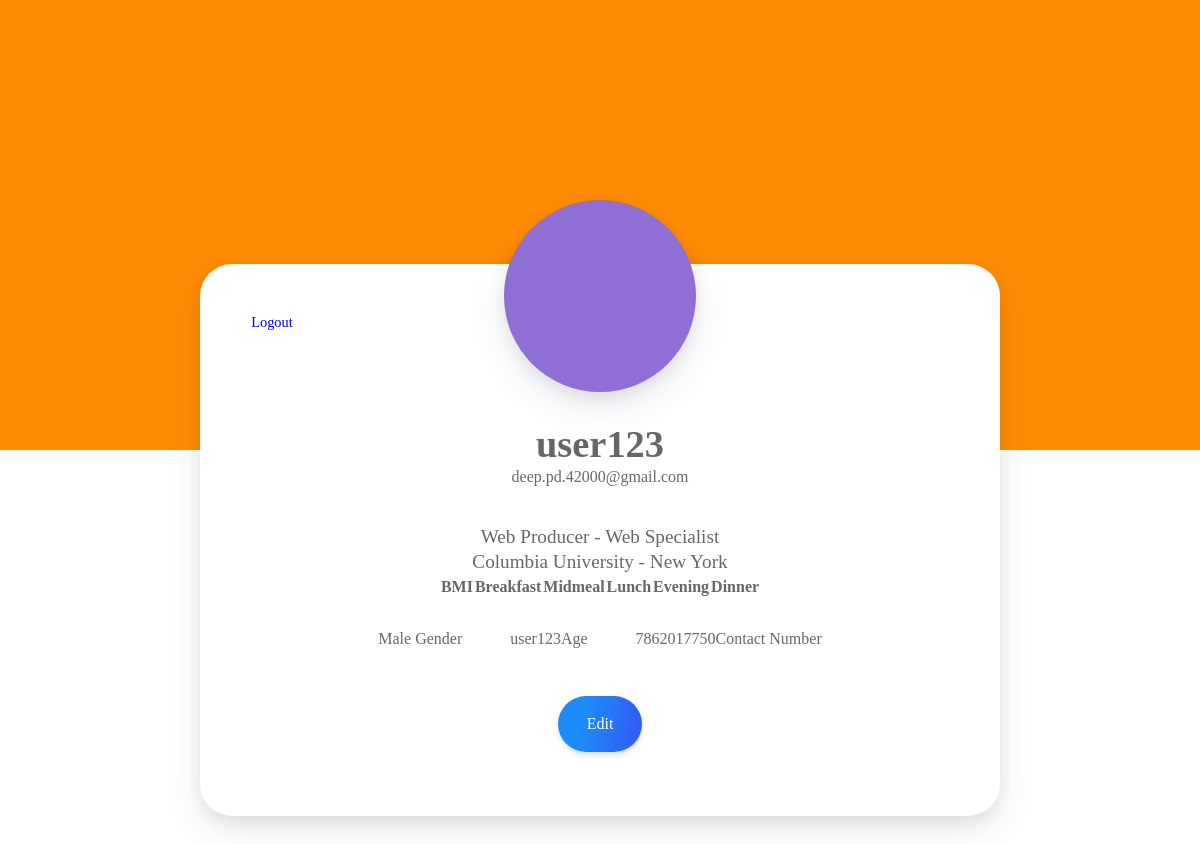
Page /profile3.php?id=14 (signed in) on the committed database.
### tables this page shows
CREATE TABLE `user_registration` (
  `id` int(50) NOT NULL,
  `name` varchar(100) DEFAULT NULL,
  `cno` varchar(100) DEFAULT NULL,
  `email` varchar(100) DEFAULT NULL,
  `gender` varchar(100) DEFAULT NULL,
  `age` varchar(100) DEFAULT NULL
);

### profile3.php (the view, shortened to what this page needs)
<?php
    include('connection.php');
    $dietPlanId = $_GET['id'];
    $query = $db->prepare("SELECT * FROM user_registration WHERE id = :dietPlanId");
    $query->bindValue(':dietPlanId', $dietPlanId, PDO::PARAM_INT);
    $query->execute();
    $dietPlan = $query->fetch(PDO::FETCH_OBJ);
?>
<!DOCTYPE html>
<html>
<head>
</head>
<body>
    <div id="full">
        <div id="inner_full">
            <div id="header"><h2><a href="user-home.php">Diet Buddy</a></h2></div>
            <div id="body">
                <br>
                <h1>User Profile</h1><br>
                <div class="profile-page">
                    <div class="content">
                        <div class="content__cover">
                            <div class="content__avatar"></div>
                        </div>
                        <div class="content__actions"><a href="index.php">
                            </svg><span>Logout</span></a></div>
                        <div class="content__title">
                            <h1><?= $dietPlan->name; ?></h1><span><?= $dietPlan->email; ?></span>
                        </div>
                        <div class="content__description">
                            <p>Web Producer - Web Specialist</p>
                            <p>Columbia University - New York</p>
                            <center>
                    <div id="form">
                        <table>
                            <tr>
                                <th>BMI</th>
                                <th>Breakfast</th>
                                <th>Midmeal</th>
                                <th>Lunch</th>
                                <th>Evening</th>
                                <th>Dinner</th>
                            </tr>
                        </table>
                    </div>
                </center>
                        </div>
                        <ul class="content__list">
                            <li><span><?= $dietPlan->gender; ?></span> Gender</li>
                            <li><span><?= $dietPlan->age; ?></span>Age</li>
                            <li><span><?= $dietPlan->cno; ?></span>Contact Number</li>
                        </ul>
                        <div class="content__button"><a class="button" href="#">
                            <p class="button__text">Edit</p></a></div>
                    </div>
                    <div class="bg">
                    </div>
                </div>
            </div>
        </div>
    </div>
</body>
</html>

### profile3.php (style rules this page uses)
* { margin: 0; padding: 0; box-sizing: border-box; }
body { background: #fff; color: rgba(0,0,0,0.6); }
.profile-page { display: flex; min-height: 100vh; padding-top: 5rem; }
.profile-page .content { display: flex; flex-direction: column; max-width: 800px; width: 100%; position: relative; z-index: 2; margin: auto; padding: 2rem; background: #fff; border-radius: 2rem; box-shadow: 0 15px 35px rgba(50,50,93,0.1), 0 5px 15px rgba(0,0,0,0.07); }
.profile-page .content__cover { position: relative; background: linear-gradient(150deg, #ff8c00 20%, #ff8c00 100%); }
.profile-page .content__avatar { width: 12rem; height: 12rem; position: absolute; bottom: 0; left: 50%; z-index: 2; transform: translate(-50%, 50%); background: #8f6ed5 url("https://image.freepik.com/free-photo/friendly-brunette-looking-camera_23-2147774849.jpg") center center no-repeat; background-size: cover; border-radius: 50%; box-shadow: 0 15px 35px rgba(50,50,93,0.1), 0 5px 15px rgba(0,0,0,0.07); }
.profile-page .content__actions { display: flex; justify-content: space-between; padding: 0.2rem; }
.profile-page .content__actions a { display: flex; flex-flow: row nowrap; align-items: center; justify-content: center; height: 3rem; padding: 0.2rem 1rem; border-radius: 2rem; text-decoration: none; font-size: 0.9rem; }
.profile-page .content__title { margin-top: 4.5rem; text-align: center; order: 1; }
.profile-page .content__title h1 { margin-bottom: 0.1rem; font-size: 2.4rem; }
.profile-page .content__description { margin-top: 2.5rem; text-align: center; order: 2; }
.profile-page .content__description p { margin-bottom: 0.2rem; font-size: 1.2rem; }
.profile-page .content__list { display: flex; justify-content: center; margin-top: 2rem; list-style-type: none; order: 3; }
.profile-page .content__list li { padding: 0 1.5rem; text-align: center; font-size: 1rem; }
.profile-page .content__button { margin: 3rem 0 2rem; text-align: center; order: 4; }
.profile-page .content__button .button { display: inline-block; padding: 1.2rem 1.8rem; text-align: center; text-decoration: none; background: linear-gradient(100deg, #1d8cf8 30%, #3358f4 100%); border-radius: 2rem; box-shadow: 0 4px 6px rgba(50,50,93,0.11), 0 1px 3px rgba(0,0,0,0.08); font-size: 1rem; color: #fff; cursor: pointer; }
.profile-page .bg { width: 100%; height: 50%; position: absolute; top: 0; left: 0; z-index: 1; }

### rows in the picture
user_registration: name "user123", email "deep.pd.42000@gmail.com", gender "Male", age "user123", cno "7862017750"
